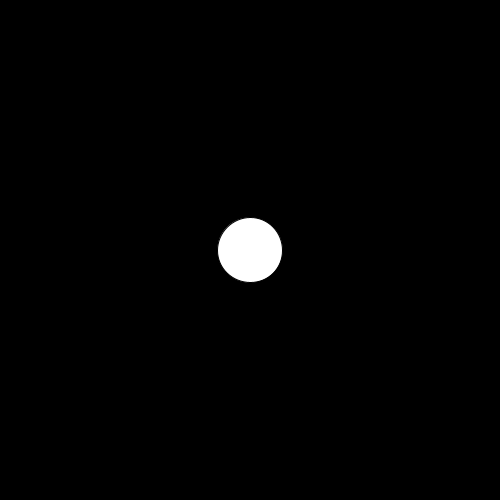
Frame 1 (no input)
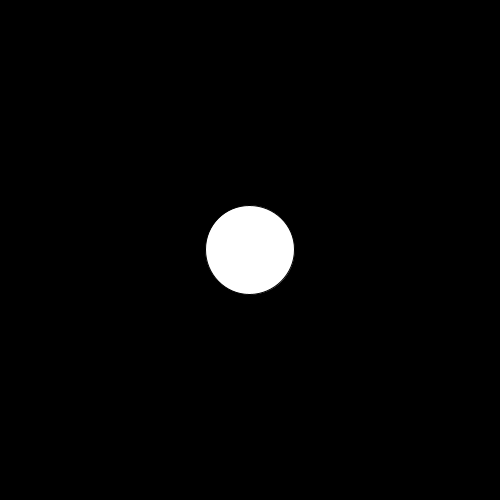
Frame 60 (the mouse pressed at the canvas centre just before this capture)
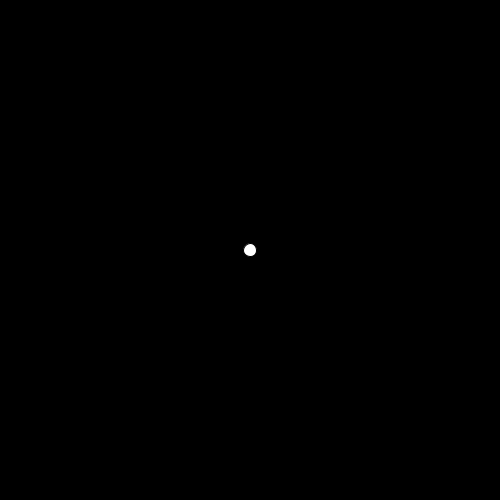
Frame 120 (the mouse held since frame 60 and released just before this capture)

The Processing sketch that drew these frames (run headless with seeded random() and noise(); from frame 60 on, the mouse is pressed at the canvas centre):

// Processing sketch: sketch_171024i
// ── sketch_171024i.pde
void setup() {
  size(500, 500);
}

void draw() {
  background(0);
  float deg = millis()/10.1;
  float rad = radians(deg);
  float pingPong = sin(rad);
  float r = map(pingPong, -1.0, 1.0, 0.0, 100.0);
  fill(255);
  ellipse(width/2, height/2, r, r);
}
